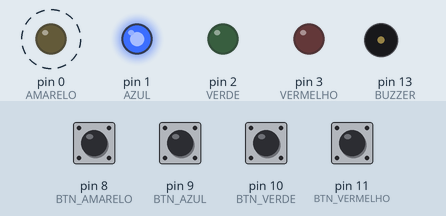
Simulated run of this sketch. Board: Arduino Uno, built with avr-gcc and run on an emulated ATmega328P. On the bench: output pins drawn as LEDs (lit = HIGH), buzzer (waves = sounding). Dashed ring = blinking. The inputs (shaded band) are chosen by the test bench; at power-on: pin 8 (BTN_AMARELO), pin 9 (BTN_AZUL), pin 10 (BTN_VERDE), pin 11 (BTN_VERMELHO) HIGH. Random numbers use the default seed unless the sketch sets one.

Above: at 1.3 s.
1.4 s: pin 8 (BTN_AMARELO) pulled LOW for 0.3 s
At 1.8 s:
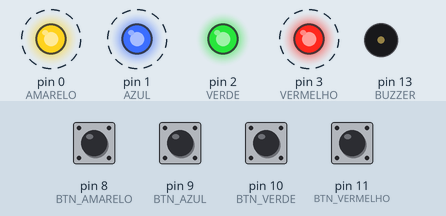
At 4.1 s:
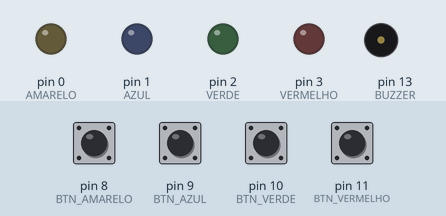
4.4 s: pin 9 (BTN_AZUL) pulled LOW for 0.3 s
At 4.52 s:
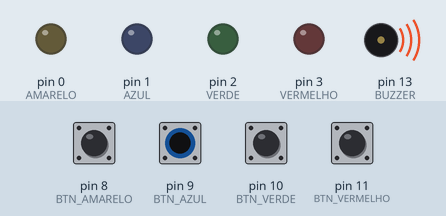
Timing chart, 0 to 13.4 s (numbered marks = the images above; inputs shaded):
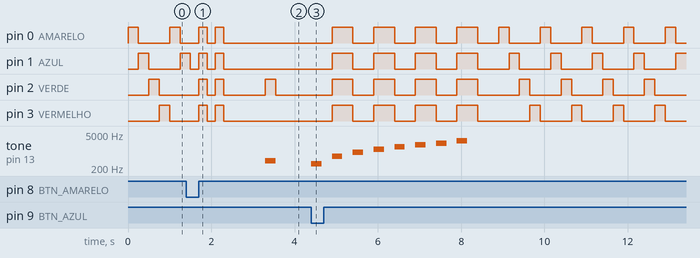

Measured:
- after the input at 1.4 s, tone on pin 13 (BUZZER): silent → 396 Hz after 1.9 s, → silent 0.25 s later
- after the input at 4.4 s, pin 0 (AMARELO): goes 4 × (HIGH 0.50 s, LOW 0.50 s), 4 × (HIGH 0.25 s, LOW 0.75 s), HIGH 0.25 s, then LOW, starting after 0.50 s; pin 1 (AZUL): goes 3 × (HIGH 0.50 s, LOW 0.50 s), HIGH 0.50 s, 4 × (LOW 0.75 s, HIGH 0.25 s), LOW 0.75 s, then HIGH, starting after 0.50 s
- by itself, pin 0 (AMARELO), pin 3 (VERMELHO): alternates HIGH for 0.20 s and LOW for 0.20 s, 4 changes in all, then stays LOW
- by itself, pin 1 (AZUL): alternates HIGH for 0.20 s and LOW for 0.20 s, 5 changes in all, then stays LOW

The sketch:

J3GeniusArduino.ino
```cpp
#define AMARELO 0
#define AZUL 1
#define VERDE 2
#define VERMELHO 3

#define BUZZER 13

#define BTN_AMARELO 8
#define BTN_AZUL 9
#define BTN_VERDE 10
#define BTN_VERMELHO 11

const int sequencia[] = {AMARELO, AZUL, VERDE, VERMELHO};

int melody[] = {
  300, 600, 900, 1200, 1500, 1800, 2100, 2700
};

void setup() {
 pinMode(AMARELO, OUTPUT);
 pinMode(AZUL, OUTPUT);
 pinMode(VERDE, OUTPUT);
 pinMode(VERMELHO, OUTPUT);

 pinMode(BTN_AMARELO, INPUT_PULLUP);
 pinMode(BTN_AZUL, INPUT_PULLUP);
 pinMode(BTN_VERDE, INPUT_PULLUP);
 pinMode(BTN_VERMELHO, INPUT_PULLUP);

digitalWrite(AMARELO, LOW);
digitalWrite(AZUL, LOW);
digitalWrite(VERDE, LOW);
digitalWrite(VERMELHO, LOW);
}

void loop() {
  Iniciar();


    digitalWrite(AMARELO, LOW);
    digitalWrite(AZUL, LOW);
    digitalWrite(VERDE, LOW);
    digitalWrite(VERMELHO, LOW);
    delay(200);
    digitalWrite(AMARELO, HIGH);
    digitalWrite(AZUL, HIGH);
    digitalWrite(VERDE, HIGH);
    digitalWrite(VERMELHO, HIGH);
    delay(200);
    digitalWrite(AMARELO, LOW);
    digitalWrite(AZUL, LOW);
    digitalWrite(VERDE, LOW);
    digitalWrite(VERMELHO, LOW);
    delay(200);
    digitalWrite(AMARELO, HIGH);
    digitalWrite(AZUL, HIGH);
    digitalWrite(VERDE, HIGH);
    digitalWrite(VERMELHO, HIGH);
    delay(200);

    digitalWrite(AMARELO, LOW);
    digitalWrite(AZUL, LOW);
    digitalWrite(VERDE, LOW);
    digitalWrite(VERMELHO, LOW);
    delay(1000);

  Jogando();

  Perdeu();
}


void Iniciar(){

  int iSequencia = 0;
  long fatorRandom = 0;

  while(1){
    if((digitalRead(BTN_AMARELO) == LOW) or (digitalRead(BTN_AZUL) == LOW) or (digitalRead(BTN_VERDE) == LOW) or (digitalRead(BTN_VERMELHO) == LOW) ){
      randomSeed(fatorRandom); // Inicializa o gerador de números pseudoaleatórios de acordo com o momento que o usuario iniciar o jogo
      return;
    }
    digitalWrite(sequencia[iSequencia], HIGH);
    delay(250);
    digitalWrite(sequencia[iSequencia], LOW);

    iSequencia++;
    if (iSequencia == 4)
     iSequencia = 0;

    fatorRandom++;
  }

}

void JogandoPisca(int _num){
  digitalWrite(_num, HIGH);

  if (_num == AMARELO)
    tone(BUZZER, 264, 250);
  else if (_num == AZUL)
    tone(BUZZER, 330, 250);
  else if (_num == VERDE)
    tone(BUZZER, 396, 250);
  else if (_num == VERMELHO)
    tone(BUZZER, 495, 250);

  delay(250);
  digitalWrite(_num, LOW);
  delay(500);
}

int AguardaJogada(){
  while(1){
    if(digitalRead(BTN_AMARELO) == LOW)
      return 0;
    if(digitalRead(BTN_AZUL) == LOW)
      return 1;
    if(digitalRead(BTN_VERDE) == LOW)
      return 2;
    if(digitalRead(BTN_VERMELHO) == LOW)
      return 3;
  }
}

void Jogando(){
  int seguencia[50] = {};
  int iJogador = 0;
  bool errou = false;
  int btnJogado;
  byte iJogado = 0;

  for(byte i=0; i < 50; i++) {
    seguencia[i] = -1;
  }

  while(!errou){
    iJogado = 0;
    seguencia[iJogador] = random(4);

    for(byte i=0; i<=iJogador; i++){
      JogandoPisca(seguencia[i]);
    }

    while(iJogado <= iJogador){
      btnJogado = AguardaJogada();
      if (btnJogado == seguencia[iJogado]){
        JogandoPisca(btnJogado);
        iJogado++;
      }else{
        errou = true;
        break;
      }
    }
    iJogador++;
  }
}

void Perdeu(){
    bool EstadoLED = false;
    for(int i=0; i<=7;i++){
      digitalWrite(AMARELO, EstadoLED);
      digitalWrite(AZUL, EstadoLED);
      digitalWrite(VERDE, EstadoLED);
      digitalWrite(VERMELHO, EstadoLED);
      tone(BUZZER, melody[i], 250);
      EstadoLED = !EstadoLED;
      delay(500);
    }
    digitalWrite(AMARELO, LOW);
    digitalWrite(AZUL, LOW);
    digitalWrite(VERDE, LOW);
    digitalWrite(VERMELHO, LOW);
    delay(500);
}
```
